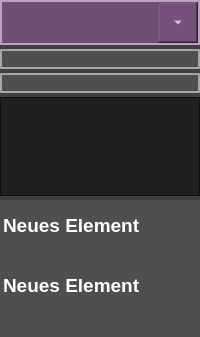
           <widget class="QWidget" name="mp3selectWidget" native="true">
            <property name="sizePolicy">
             <sizepolicy hsizetype="Expanding" vsizetype="Expanding">
              <horstretch>0</horstretch>
              <verstretch>0</verstretch>
             </sizepolicy>
            </property>
            <property name="styleSheet">
             <string notr="true">background-color: rgba(0, 0, 0, 0.5);
color: rgb(255, 255, 255);
height: 45px;</string>
            </property>
            <layout class="QVBoxLayout" name="verticalLayout_4">
             <property name="spacing">
              <number>4</number>
             </property>
             <property name="leftMargin">
              <number>0</number>
             </property>
             <property name="topMargin">
              <number>0</number>
             </property>
             <property name="rightMargin">
              <number>0</number>
             </property>
             <property name="bottomMargin">
              <number>0</number>
             </property>
             <item>
              <layout class="QHBoxLayout" name="horizontalLayout_10">
               <property name="spacing">
                <number>2</number>
               </property>
               <item>
                <widget class="QComboBox" name="comboBoxAlbum">
                 <property name="sizePolicy">
                  <sizepolicy hsizetype="Expanding" vsizetype="Fixed">
                   <horstretch>0</horstretch>
                   <verstretch>0</verstretch>
                  </sizepolicy>
                 </property>
                 <property name="minimumSize">
                  <size>
                   <width>0</width>
                   <height>45</height>
                  </size>
                 </property>
                 <property name="maximumSize">
                  <size>
                   <width>16777215</width>
                   <height>45</height>
                  </size>
                 </property>
                 <property name="baseSize">
                  <size>
                   <width>0</width>
                   <height>45</height>
                  </size>
                 </property>
                 <property name="font">
                  <font>
                   <pointsize>14</pointsize>
                   <weight>75</weight>
                   <bold>true</bold>
                  </font>
                 </property>
                 <property name="contextMenuPolicy">
                  <enum>Qt::DefaultContextMenu</enum>
                 </property>
                 <property name="styleSheet">
                  <string notr="true">QComboBox {
	background-color: rgba(117, 80, 123, 0.9);
	color: rgb(255, 255, 255);
	border: 2px solid rgba(255,255,255,0.5);
	outline: none;
	height: 40px;
}

QComboBox::drop-down {
	width: 40px;
	color: rgb(255, 255, 255);
}

QScrollBar { 
	width: 40px;
	background-color: rgba(117, 80, 123, 0.9);
}
</string>
                 </property>
                 <property name="sizeAdjustPolicy">
                  <enum>QComboBox::AdjustToContents</enum>
                 </property>
                 <property name="frame">
                  <bool>true</bool>
                 </property>
                </widget>
               </item>
              </layout>
             </item>
             <item>
              <widget class="QLabel" name="labelFolderpath">
               <property name="sizePolicy">
                <sizepolicy hsizetype="Expanding" vsizetype="Fixed">
                 <horstretch>0</horstretch>
                 <verstretch>0</verstretch>
                </sizepolicy>
               </property>
               <property name="minimumSize">
                <size>
                 <width>0</width>
                 <height>20</height>
                </size>
               </property>
               <property name="maximumSize">
                <size>
                 <width>16777215</width>
                 <height>20</height>
                </size>
               </property>
               <property name="font">
                <font>
                 <pointsize>8</pointsize>
                </font>
               </property>
               <property name="styleSheet">
                <string notr="true">background-color: rgba(85, 87, 83, 0.7);
color: rgb(255, 255, 255);
border: 2px solid rgba(255,255,255,0.5);</string>
               </property>
               <property name="text">
                <string/>
               </property>
              </widget>
             </item>
             <item>
              <widget class="QLabel" name="labelAlbumpath">
               <property name="sizePolicy">
                <sizepolicy hsizetype="Expanding" vsizetype="Fixed">
                 <horstretch>0</horstretch>
                 <verstretch>0</verstretch>
                </sizepolicy>
               </property>
               <property name="minimumSize">
                <size>
                 <width>0</width>
                 <height>20</height>
                </size>
               </property>
               <property name="maximumSize">
                <size>
                 <width>16777215</width>
                 <height>20</height>
                </size>
               </property>
               <property name="font">
                <font>
                 <pointsize>8</pointsize>
                </font>
               </property>
               <property name="styleSheet">
                <string notr="true">background-color: rgba(85, 87, 83, 0.7);
color: rgb(255, 255, 255);
border: 2px solid rgba(255,255,255,0.5);</string>
               </property>
               <property name="text">
                <string/>
               </property>
              </widget>
             </item>
             <item>
              <widget class="QListView" name="AlbumCoverListView">
               <property name="font">
                <font>
                 <pointsize>8</pointsize>
                 <weight>75</weight>
                 <bold>true</bold>
                </font>
               </property>
               <property name="styleSheet">
                <string notr="true">QScrollBar { 
	width: 60px;
	background-color: rgba(85, 87, 83, 0.7);
}</string>
               </property>
               <property name="verticalScrollBarPolicy">
                <enum>Qt::ScrollBarAlwaysOn</enum>
               </property>
               <property name="sizeAdjustPolicy">
                <enum>QAbstractScrollArea::AdjustToContents</enum>
               </property>
               <property name="autoScroll">
                <bool>false</bool>
               </property>
               <property name="autoScrollMargin">
                <number>0</number>
               </property>
               <property name="editTriggers">
                <set>QAbstractItemView::NoEditTriggers</set>
               </property>
               <property name="showDropIndicator" stdset="0">
                <bool>false</bool>
               </property>
               <property name="dragDropMode">
                <enum>QAbstractItemView::NoDragDrop</enum>
               </property>
               <property name="defaultDropAction">
                <enum>Qt::IgnoreAction</enum>
               </property>
               <property name="iconSize">
                <size>
                 <width>160</width>
                 <height>160</height>
                </size>
               </property>
               <property name="movement">
                <enum>QListView::Static</enum>
               </property>
               <property name="resizeMode">
                <enum>QListView::Adjust</enum>
               </property>
               <property name="layoutMode">
                <enum>QListView::Batched</enum>
               </property>
               <property name="spacing">
                <number>0</number>
               </property>
               <property name="viewMode">
                <enum>QListView::IconMode</enum>
               </property>
               <property name="wordWrap">
                <bool>true</bool>
               </property>
               <property name="itemAlignment">
                <set>Qt::AlignCenter</set>
               </property>
              </widget>
             </item>
             <item>
              <widget class="QListWidget" name="mp3List">
               <property name="font">
                <font>
                 <pointsize>14</pointsize>
                 <weight>75</weight>
                 <bold>true</bold>
                </font>
               </property>
               <property name="layoutDirection">
                <enum>Qt::LeftToRight</enum>
               </property>
               <property name="autoFillBackground">
                <bool>false</bool>
               </property>
               <property name="styleSheet">
                <string notr="true">QScrollBar { 
	width: 60px;
	background-color: rgba(85, 87, 83, 0.7);
}

QWidget {
background-color: rgba(85, 87, 83, 0.7);
color: rgb(255, 255, 255);
outline: none;
}

QListView::item {
height: 50px;
}

QListView::item::selected {
background-color: rgb(32, 74, 135);
height: 50px;
}</string>
               </property>
               <property name="frameShape">
                <enum>QFrame::NoFrame</enum>
               </property>
               <property name="verticalScrollBarPolicy">
                <enum>Qt::ScrollBarAsNeeded</enum>
               </property>
               <property name="horizontalScrollBarPolicy">
                <enum>Qt::ScrollBarAsNeeded</enum>
               </property>
               <property name="sizeAdjustPolicy">
                <enum>QAbstractScrollArea::AdjustToContents</enum>
               </property>
               <property name="autoScroll">
                <bool>false</bool>
               </property>
               <property name="autoScrollMargin">
                <number>0</number>
               </property>
               <property name="editTriggers">
                <set>QAbstractItemView::NoEditTriggers</set>
               </property>
               <property name="showDropIndicator" stdset="0">
                <bool>false</bool>
               </property>
               <property name="dragDropMode">
                <enum>QAbstractItemView::NoDragDrop</enum>
               </property>
               <property name="defaultDropAction">
                <enum>Qt::IgnoreAction</enum>
               </property>
               <property name="alternatingRowColors">
                <bool>false</bool>
               </property>
               <property name="selectionMode">
                <enum>QAbstractItemView::SingleSelection</enum>
               </property>
               <property name="iconSize">
                <size>
                 <width>0</width>
                 <height>0</height>
                </size>
               </property>
               <property name="textElideMode">
                <enum>Qt::ElideMiddle</enum>
               </property>
               <property name="movement">
                <enum>QListView::Static</enum>
               </property>
               <property name="isWrapping" stdset="0">
                <bool>false</bool>
               </property>
               <property name="resizeMode">
                <enum>QListView::Fixed</enum>
               </property>
               <property name="layoutMode">
                <enum>QListView::SinglePass</enum>
               </property>
               <property name="spacing">
                <number>0</number>
               </property>
               <property name="gridSize">
                <size>
                 <width>0</width>
                 <height>60</height>
                </size>
               </property>
               <property name="viewMode">
                <enum>QListView::ListMode</enum>
               </property>
               <property name="itemAlignment">
                <set>Qt::AlignCenter</set>
               </property>
               <property name="currentRow">
                <number>-1</number>
               </property>
               <item>
                <property name="text">
                 <string>Neues Element</string>
                </property>
               </item>
               <item>
                <property name="text">
                 <string>Neues Element</string>
                </property>
               </item>
               <item>
                <property name="text">
                 <string>Neues Element</string>
                </property>
               </item>
               <item>
                <property name="text">
                 <string>Neues Element</string>
                </property>
               </item>
               <item>
                <property name="text">
                 <string>Neues Element</string>
                </property>
               </item>
              </widget>
             </item>
            </layout>
           </widget>
